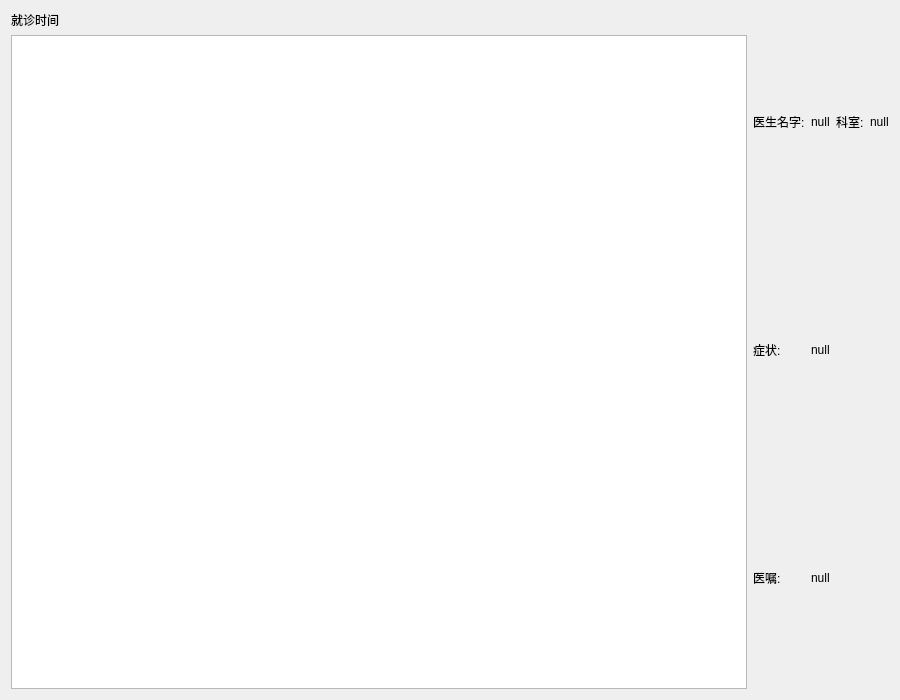
<?xml version="1.0" encoding="UTF-8"?>
<ui version="4.0">
 <class>Page_Records</class>
 <widget class="QWidget" name="Page_Records">
  <property name="geometry">
   <rect>
    <x>0</x>
    <y>0</y>
    <width>900</width>
    <height>700</height>
   </rect>
  </property>
  <property name="windowTitle">
   <string>我的病例</string>
  </property>
  <layout class="QHBoxLayout" name="horizontalLayout">
   <item>
    <layout class="QVBoxLayout" name="verticalLayout">
     <item>
      <widget class="QLabel" name="label">
       <property name="text">
        <string>就诊时间</string>
       </property>
      </widget>
     </item>
     <item>
      <widget class="QListWidget" name="listWidget"/>
     </item>
    </layout>
   </item>
   <item>
    <layout class="QGridLayout" name="gridLayout">
     <item row="0" column="0">
      <widget class="QLabel" name="label_2">
       <property name="text">
        <string>医生名字:</string>
       </property>
      </widget>
     </item>
     <item row="0" column="1">
      <widget class="QLabel" name="doctor_name">
       <property name="text">
        <string>null</string>
       </property>
      </widget>
     </item>
     <item row="0" column="2">
      <widget class="QLabel" name="label_3">
       <property name="text">
        <string>科室:</string>
       </property>
      </widget>
     </item>
     <item row="0" column="3">
      <widget class="QLabel" name="department_name">
       <property name="text">
        <string>null</string>
       </property>
      </widget>
     </item>
     <item row="1" column="0">
      <widget class="QLabel" name="label_5">
       <property name="text">
        <string>症状:</string>
       </property>
      </widget>
     </item>
     <item row="1" column="1" colspan="3">
      <widget class="QLabel" name="sympptoms">
       <property name="text">
        <string>null</string>
       </property>
      </widget>
     </item>
     <item row="2" column="0">
      <widget class="QLabel" name="label_4">
       <property name="text">
        <string>医嘱:</string>
       </property>
      </widget>
     </item>
     <item row="2" column="1" colspan="3">
      <widget class="QLabel" name="prescription">
       <property name="text">
        <string>null</string>
       </property>
      </widget>
     </item>
    </layout>
   </item>
  </layout>
 </widget>
 <resources/>
 <connections/>
</ui>
